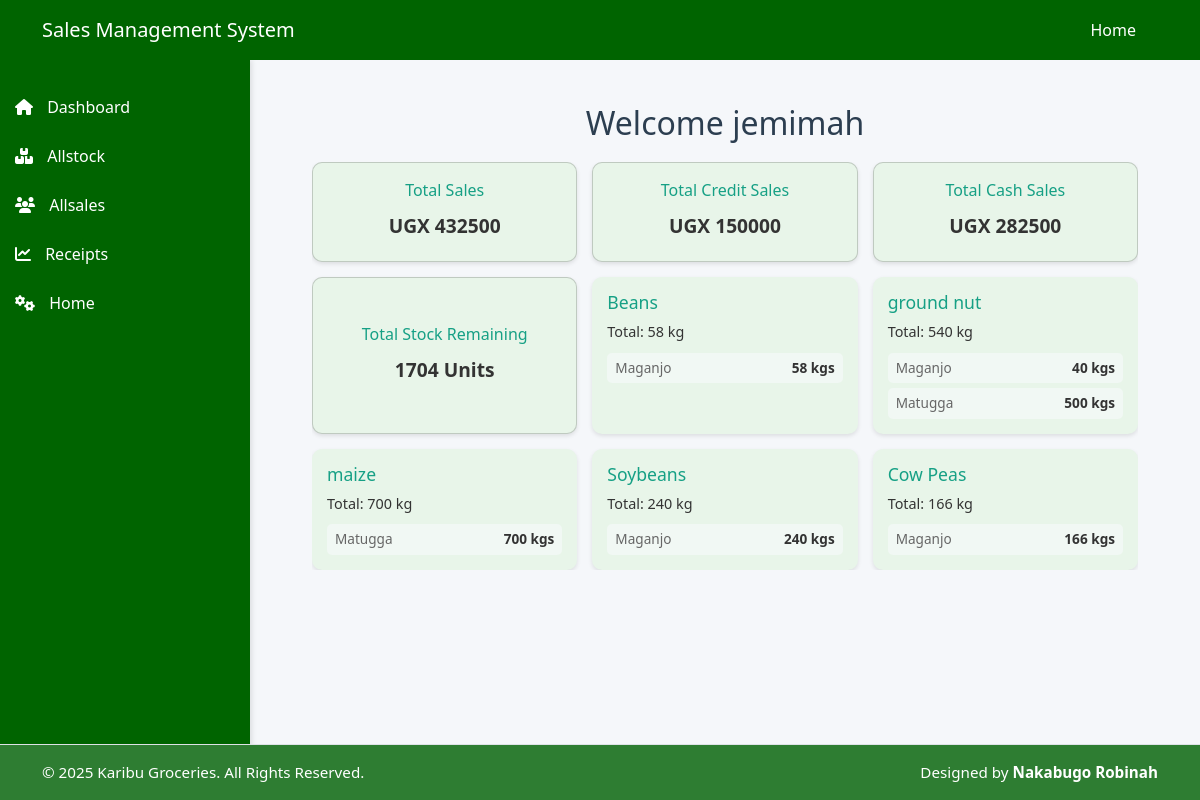
The page /dashboard1/ (signed in) on the database its author committed.
### ledger/models.py (models this page shows, shortened)
class Userprofile(AbstractUser):
    is_salesagent = models.BooleanField(default=False)
    is_manager = models.BooleanField(default=False)
    is_owner = models.BooleanField(default=False)
    username = models.CharField(max_length=50, unique=True)
    email = models.EmailField(max_length=25, unique=True)
    address = models.TextField(max_length=25, blank=True)
    phonenumber = models.CharField(max_length=25, blank=True)
    gender = models.CharField(max_length=10, blank=True, choices=[("Male", "Male"), ("Female", "Female")])

class Stock(models.Model):
    category_name = models.ForeignKey(Category, on_delete=models.CASCADE, null=True, blank=True)
    item_name = models.CharField(max_length=10, null=True, blank=False)
    total_quantity = models.IntegerField(default=0, null=True, blank=False)
    issued_quantity = models.IntegerField(default=0, null=True, blank=False)
    received_quantity = models.IntegerField(default=0, null=True, blank=False)
    type_of_stock = models.CharField(max_length=20)
    cost = models.DecimalField(max_digits=10, decimal_places=2, null=True, blank=False)
    supplier_type = models.CharField(
        max_length=20,
        choices=[
            ("individual", "Individual Dealer"),
            ("company", "Company"),
            ("farm", "KGL Farm")
        ]
    )
    date = models.DateField(auto_now_add=True)
    branch = models.CharField(max_length=20, choices=[("Maganjo", "Maganjo"), ("Matugga", "Matugga")])
    unit_price = models.FloatField(blank=True, default=0, null=True)
    unit_cost = models.FloatField(blank=True, default=0, null=True)

### ledger/views.py (the view)
# urls.py: path('dashboard1/', views.owner_dashboard, name='owner_dashboard'),
@login_required
def owner_dashboard(request):
    total_cash_sales = Sale.objects.filter(payment_method='Cash').aggregate(
        total_cash=Sum('amount_received')
    )['total_cash'] or 0
    total_credit_sales = CreditSale.objects.aggregate(
        total_credit=Sum('amount_due')
    )['total_credit'] or 0
    total_sales = total_cash_sales + total_credit_sales
    total_stock = Stock.objects.aggregate(
        total_quantity=Sum('total_quantity')
    )['total_quantity'] or 0
    all_stocks = Stock.objects.all()
    grouped_stocks = {}
    for stock in all_stocks:
        if stock.item_name not in grouped_stocks:
            grouped_stocks[stock.item_name] = {
                'name': stock.item_name,
                'branches': {},
                'total_quantity': 0
            }
        branch_name = stock.branch if stock.branch else 'Unknown'
        if branch_name not in grouped_stocks[stock.item_name]['branches']:
            grouped_stocks[stock.item_name]['branches'][branch_name] = 0
        grouped_stocks[stock.item_name]['branches'][branch_name] += stock.total_quantity
        grouped_stocks[stock.item_name]['total_quantity'] += stock.total_quantity
    combined_stocks = list(grouped_stocks.values())
    recent_sales = Sale.objects.all().order_by('-id')[:10]
    context = {
        'total_sales': total_sales,
        'total_credit_sales': total_credit_sales,
        'total_stock': total_stock,
        'total_cash_sales': total_cash_sales,
        'recent_sales': recent_sales,
        'combined_stocks':combined_stocks
    }
    return render(request, 'ledger/dashboard1.html', context)

### ledger/templates/ledger/dashboard1.html (shortened to what this page needs)
{% extends 'base.html' %}
{% load static %}
{% block content %}
<nav class="navbar">
    <div class="container">
        <a class="navbar-brand text-white" href="{% url 'index' %}">Sales Management System</a>
        <div class="ml-auto">
            <a class="nav-link" href="{% url 'index' %}">Home</a>
        </div>
    </div>
</nav>
<div class="sidebar">
    <a href="{% url 'index' %}"><i class="fa fa-home"></i> Dashboard</a>
    <a href="{% url 'allstock' %}"><i class="fa fa-boxes"></i> Allstock</a>
    <a href="{% url 'allsales' %}"><i class="fa fa-users"></i> Allsales</a>
    <a href="{% url 'receipt' %}"><i class="fa fa-chart-line"></i> Receipts</a>
    <a href="{% url 'index' %}"><i class="fa fa-cogs"></i> Home</a>
</div>
<div class="dashboard-container">
    <h1 class="dashboard-heading">Welcome {{user.username}}</h1>
    <div class="card-grid">
        <div class="card">
            <div class="card-title">Total Sales</div>
            <div class="card-value">UGX {{ total_sales|floatformat:0 }}</div>
        </div>
        <div class="card">
            <div class="card-title">Total Credit Sales</div>
            <div class="card-value">UGX {{ total_credit_sales|floatformat:0 }}</div>
        </div>
        <div class="card">
            <div class="card-title">Total Cash Sales</div>
            <div class="card-value">UGX {{ total_cash_sales|floatformat:0 }}</div>
        </div>
        <div class="card">
            <div class="card-title">Total Stock Remaining</div>
            <div class="card-value">{{ total_stock|floatformat:0 }} Units</div>
        </div>
        {% for stock in combined_stocks %}
        <div class="stock-card">
            <div class="stock-info">
                <h4>{{ stock.name }}</h4>
                <p class="quantity">Total: {{ stock.total_quantity }} kg</p>
                <div class="branch-quantities">
                    {% for branch, quantity in stock.branches.items %}
                    <div class="branch-quantity">
                        <span class="branch-name">{{ branch }}</span>
                        <span class="branch-amount">{{ quantity }} kgs</span>
                    </div>
                    {% endfor %}
                </div>
            </div>
        </div>
        {% endfor %}
    </div>
</div>
<footer>
    <div class="container">
        <p class="m-0">© 2025 Sales Management System. All rights reserved.</p>
    </div>
</footer>
{% endblock %}

### ledger/static/css/base.css (style rules this page uses)
footer { font-size: 0.95rem; padding: 10px 0; margin-top: auto; }
.navbar .nav-link { color: white !important; font-weight: 500; margin-right: 12px; transition: background-color 0.3s ease; border-radius: 6px; padding: 6px 10px; }

### ledger/templates/ledger/dashboard1.html (style rules this page uses)
body, html { margin: 0; padding: 0; height: 100vh; background-color: #f5f7fa; display: flex; flex-direction: column; overflow-x: hidden; }
.navbar { position: fixed; top: 0; left: 0; right: 0; z-index: 1030; background-color: darkgreen; padding: 10px 20px; }
.navbar .nav-link { color: white !important; font-weight: 500; margin-right: 12px; transition: background-color 0.3s ease; border-radius: 6px; padding: 6px 10px; }
.sidebar { position: fixed; top: 60px; left: 0; width: 250px; height: calc(100vh - 110px); background-color: darkgreen; padding-top: 20px; color: white; box-shadow: 2px 0 5px rgba(0, 0, 0, 0.1); z-index: 1000; overflow-y: auto; box-sizing: border-box; }
.sidebar a { padding: 10px 15px; text-decoration: none; font-size: 1rem; color: white; display: block; margin: 5px 0; border-radius: 5px; transition: background-color 0.3s ease; }
.sidebar i { margin-right: 10px; }
.dashboard-container { display: flex; flex-direction: column; margin-left: 250px; padding: 80px 20px 60px; box-sizing: border-box; overflow-y: auto; }
.dashboard-heading { text-align: center; font-size: 2rem; color: #2c3e50; margin-bottom: 20px; }
.card-grid { display: grid; grid-template-columns: repeat(auto-fit, minmax(0, 1fr)); gap: 15px; overflow-x: auto; margin-bottom: 20px; }
@media (min-width: 768px) { .card-grid { grid-template-columns: repeat(3, 1fr); } }
.card { background-color: #e8f5e9; border-radius: 10px; padding: 15px; text-align: center; box-shadow: 0 2px 4px rgba(0, 0, 0, 0.1); transition: transform 0.2s ease-in-out; height: auto; display: flex; flex-direction: column; justify-content: center; }
.card-title { color: #16a085; font-size: 1rem; margin-bottom: 10px; }
.card-value { font-size: 1.2rem; font-weight: bold; color: #333; margin-bottom: 5px; }
.stock-card { background-color: #e8f5e9; border-radius: 10px; padding: 15px; text-align: left; box-shadow: 0 2px 4px rgba(0, 0, 0, 0.1); transition: transform 0.2s ease-in-out; display: flex; flex-direction: column; justify-content: flex-start; }
.stock-info h4 { color: #16a085; margin-bottom: 8px; font-size: 1.1rem; }
.quantity { color: #333; font-size: 0.9rem; margin-bottom: 10px; }
.branch-quantities { display: flex; flex-direction: column; gap: 5px; }
.branch-quantity { background-color: #f1f8f4; border-radius: 5px; padding: 5px 8px; display: flex; justify-content: space-between; align-items: center; font-size: 0.85rem; }
.branch-name { color: #666; }
.branch-amount { font-weight: bold; color: #333; }
footer { position: fixed; bottom: 0; left: 0; right: 0; background-color: #f8f9fa; color: #333; text-align: center; padding: 10px 0; font-size: 0.95rem; border-top: 1px solid #dee2e6; z-index: 1020; }

### rows shown on the page
Userprofile: username "jemimah"
Stock: name "Beans", branches "Maganjo"
Stock: name "ground nut", branches "Maganjo"
Stock: branches "Matugga"
Stock: name "maize", branches "Matugga"
Stock: name "Soybeans", branches "Maganjo"
Stock: name "Cow Peas", branches "Maganjo"

### other values the page prints
{{ total_sales|floatformat:0 }} "432500"
{{ total_credit_sales|floatformat:0 }} "150000"
{{ total_cash_sales|floatformat:0 }} "282500"
{{ total_stock|floatformat:0 }} "1704"
{{ stock.total_quantity }} "58" "540" "700" "240" "166"
{{ quantity }} "58" "40" "500" "700" "240" "166"
